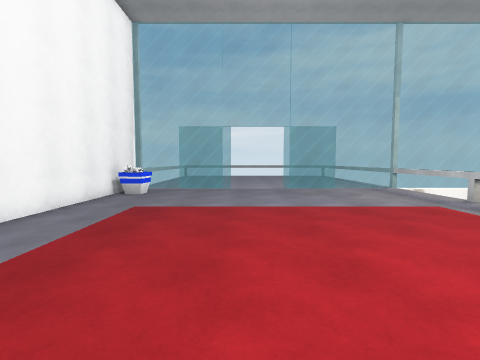
[1] (above)

19 first-person views from a walk through a scene from a Unity 3-D project. The camera is 1.4 m above the floor, tilts 4° down and sees 85° across. The floor is counted in squares, 1 m on a side. Each view is taken from the middle of a square. On the plan, view 1 faces up. The plan holds only what a view shows up to about 13 squares ahead; the rest is blank. The place goes on beyond the plan. The player is left out. Some animated figures are not drawn.

[2]
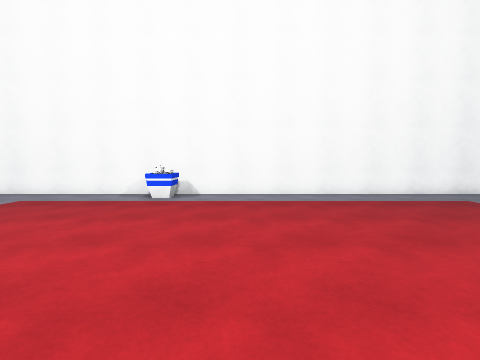

[3]
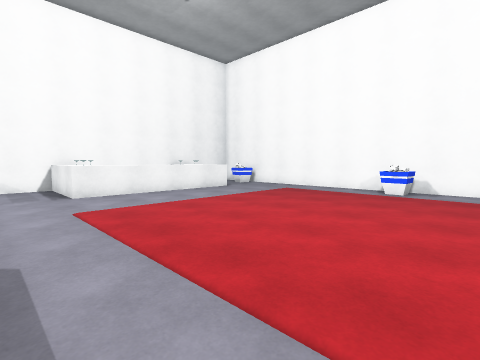

[4]
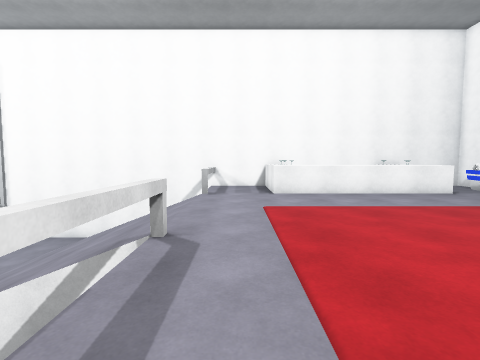

[5]
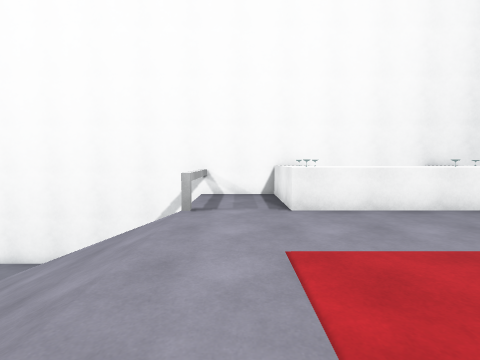

[6]
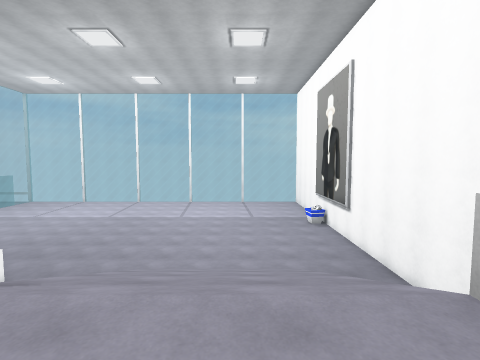

[7]
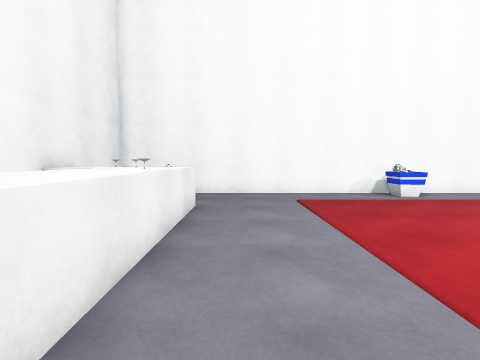

[8]
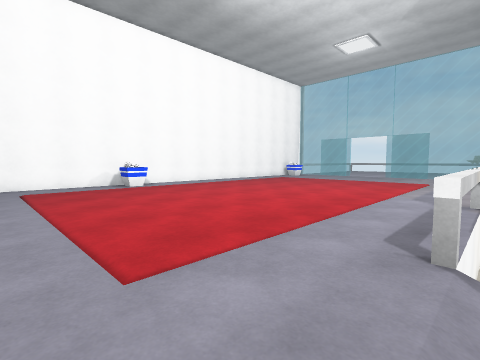

[9]
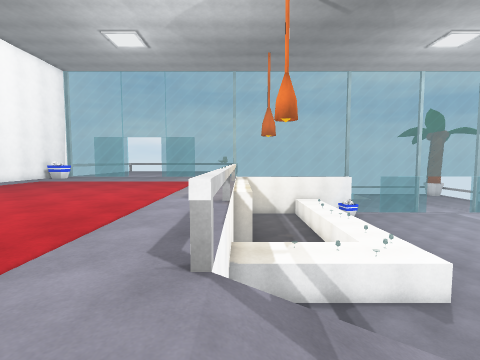

[10]
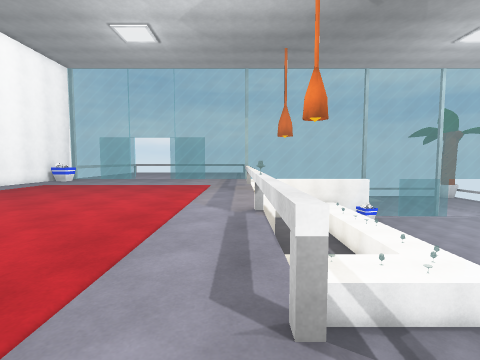

[11]
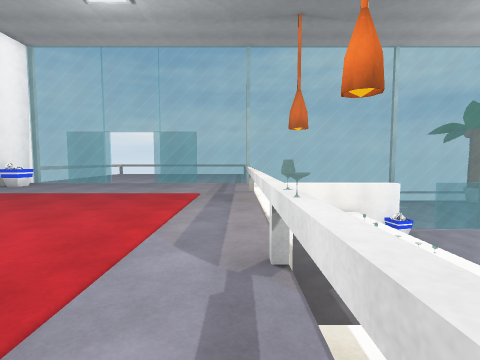

[12]
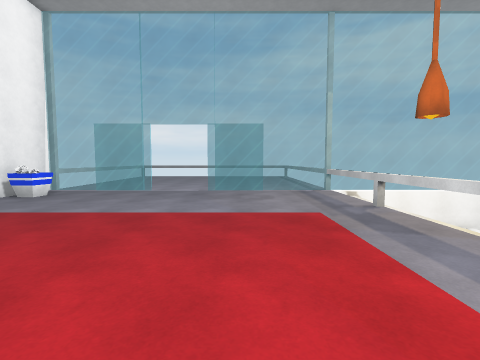

[13]
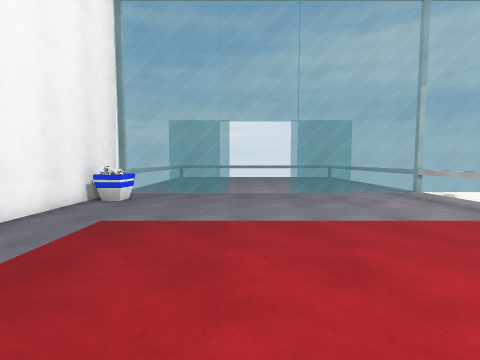

[14]
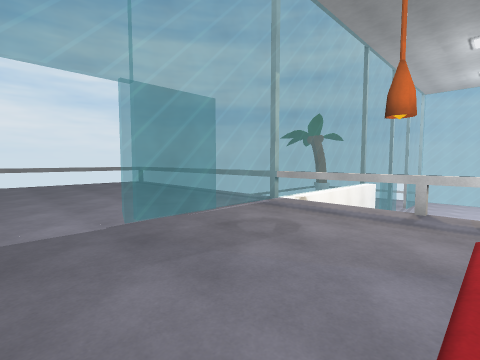

[15]
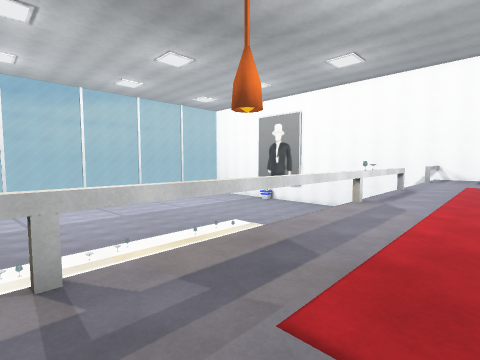

[16]
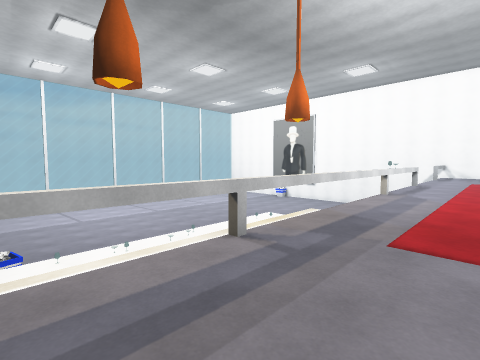

[17]
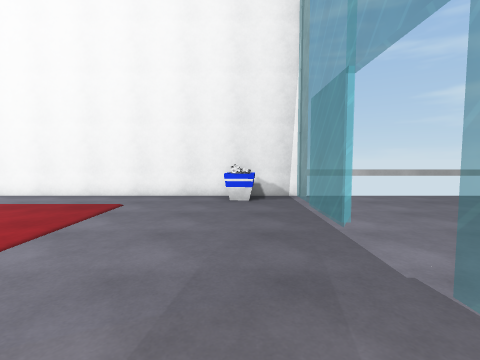

[18]
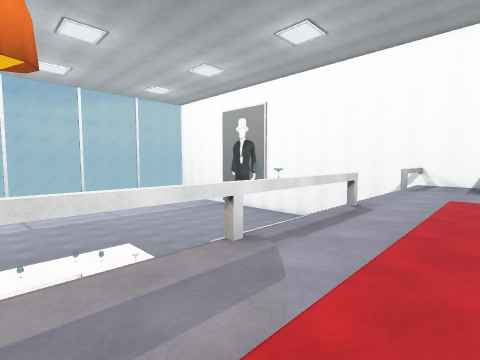

[19]
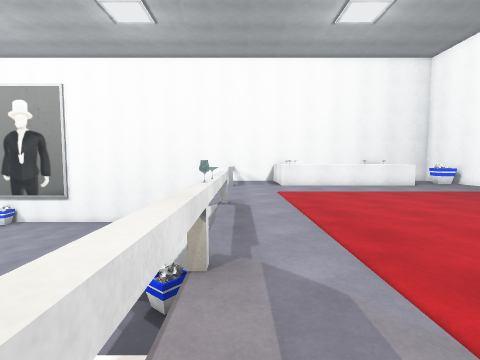

### Floor plan
Key: @ floor where view 1 was taken; # wall or solid block; . main floor; - floor 3.25 m lower than the main floor; / step, stairs or slope; = window, fence, low wall or low ledge; ^ raised ledge; v drop or lower ground; B bin.
Columns run from 6 left of view 1 to 19 right of it. Each row starts with its distance up from view 1.
 24        ..
 23        ...
 22        ....
 21 v.     .....
 20 v..    ......
 19 v.... ........
 18 v..............
 17 v..............
 16 v..............v
 15 v..............v
 14 #=====..=======#    ###
 13 #..............vv   ^^ BB
 12 #BB............vv   ^^ BB
 11 #..............vv   ^
 10 #..............vvv  ^^
  9 #..............vvv
  8 #..............vvv
  7 #..............vvv
  6 #..............vvv v^
  5 #..............vvv  ^^  --
  4 #..............vvv  ^^  --
  3 #..............v    ^   --
  2 #..............^^^^^^  ---
  1 #..............^^  ^ ^----
  0 #.....@........ ^^^  ^----
 -1 #..............v----------
 -2 #..............v----------
 -3 #BB............#B-    ----
 -4 #B.............#BB    ----
 -5 #..............###vv = ---
 -6 #..............////////---
 -7 #..............////////---
 -8 #..............////////---
 -9 #..............////////---
-10 #..............////////---
-11 #..............////////---
-12 #B..^^ ^^^^ ...#      ----
-13 #BB ^^^^^^  ...#      ----
-14 #   ^^  .  ^...#      ----
-15 ####^^####^^####  ########

Positions as (right, up) in squares from view 1, and headings:
1: (0, 0), facing up
2: (6, 0), facing left
3: (8, 0), facing down-left
4: (7, 0), facing down
5: (7, -4), facing down
6: (6, -9), facing right
7: (6, -10), facing left
8: (9, -9), facing up-left
9: (9, -8), facing up
10: (8, -7), facing up
11: (8, -3), facing up
12: (4, 1), facing up
13: (0, 2), facing up
14: (0, 8), facing up-right
15: (5, 10), facing down-right
16: (5, 13), facing down-right
17: (5, 12), facing left
18: (5, 4), facing down-right
19: (8, 4), facing down
